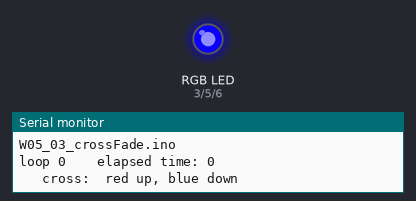
Bench run of a sketch on a simulated Arduino Uno, built with avr-gcc and run on an emulated ATmega328P. Parts: an RGB LED mixed from three pins (HIGH = lit), the last lines printed to the serial monitor. Dim RGB values are drawn brighter than linear.

Above: at 0.05 s.
At 0.45 s:
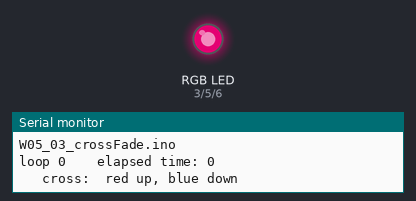
At 0.65 s:
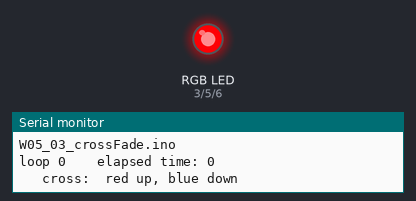
At 0.85 s:
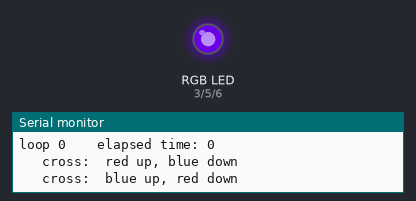
Timing chart, 0 to 3.0 s (numbered marks = the images above):
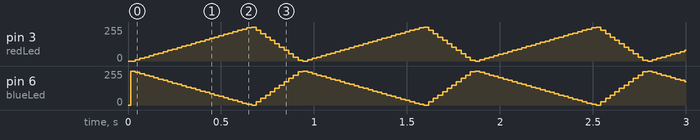

The sketch:

W05_03_crossFade.ino
```cpp
// RGB cross fade, two LED channels
// led BRIGHTNESS changes WITHIN loops
// each fade is within a FOR..NEXT loop


// led PINs
int redLed = 3;
int greenLed = 5;
int blueLed = 6;

// utility variables
int loopCounter = 0;

// duration check
unsigned long start = 0;
unsigned long end = 0;
unsigned long loopTime = 0;


void setup() {
  // put your setup code here, to run once:
  // set pinModes
  pinMode(redLed, OUTPUT);
    pinMode(greenLed, OUTPUT);
      pinMode(blueLed, OUTPUT);

  // start serial
  Serial.begin(9600);
  Serial.println(__FILE__);
}

void loop() {
  start = millis();

  // put your main code here, to run repeatedly:
  Serial.print("loop ");
  Serial.print(loopCounter);
  Serial.print("\t\telapsed time: ");
  Serial.println(loopTime);

  //  *** pattern 1 ***

  Serial.println("   cross:  red up, blue down ");
  //                 START              STOP         STEP = 1
  for(int brightness = 0 ; brightness <= 255; brightness+=10){ // note stop SIGN is < (less than) or equal
    analogWrite(redLed, brightness);
    analogWrite(blueLed, 255-brightness);
    delay(25);
  }

  //  *** pattern 2 ***

  Serial.println("   cross:  blue up, red down ");
  //                 START              STOP         STEP = 1
  for(int brightness = 255 ; brightness >= 0; brightness-=25){  // note stop SIGN changed to > (greater than) or equal
    analogWrite(redLed, brightness);
    analogWrite(blueLed, 255-brightness);
    delay(25);
  }

  // ***********   increment loop counter    *****************
  // loopCounter is just a way to clearly see how the code is flowing
  // you don't *NEED* it in your programs
  loopCounter++;
  end = millis();
  loopTime = end-start; // time per loop

}
```
